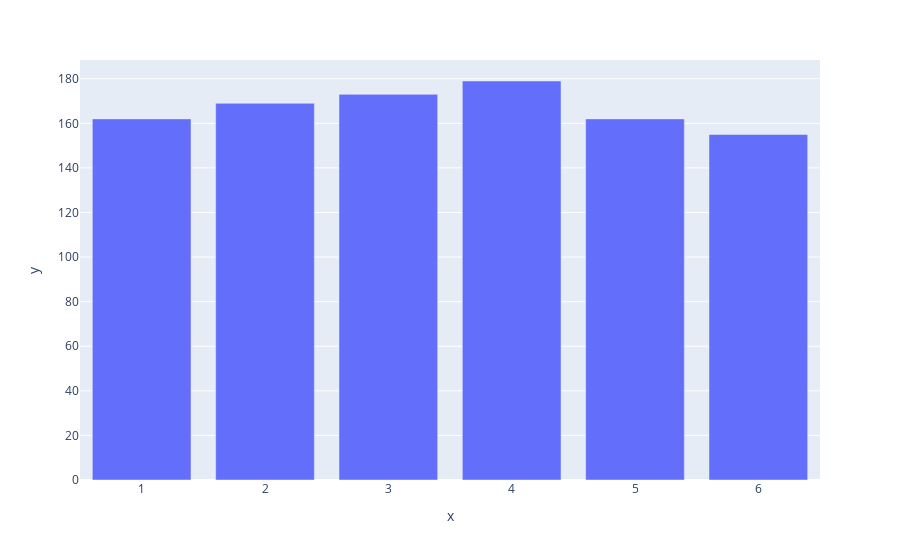

Source (notebook cell):
### Code cell
## 这里显示不出来
## 单独py文件可以执行。会在浏览器中展示
import plotly.express as px

# Create a D6.
die = Die()

# Make some rolls, and store results in a list.
results = []
for roll_num in range(1000):
    result = die.roll()
    results.append(result)

# Analyze the results.
frequencies = []
poss_results = range(1, die.num_sides+1)
for value in poss_results:
    frequency = results.count(value)
    frequencies.append(frequency)

# Visualize the results.
fig = px.bar(x=poss_results, y=frequencies)
fig.show()

### Figure 1 — Plotly figure (JSON) as saved in the notebook; plotly's stock layout.template omitted (floating-point values rounded to 4 significant figures)
{"data": [{"hovertemplate": "x=%{x}<br>y=%{y}<extra></extra>", "legendgroup": "", "marker": {"color": "#636efa", "pattern": {"shape": ""}}, "name": "", "orientation": "v", "showlegend": false, "textposition": "auto", "type": "bar", "x": [1, 2, 3, 4, 5, 6], "xaxis": "x", "y": [162, 169, 173, 179, 162, 155], "yaxis": "y"}], "layout": {"barmode": "relative", "legend": {"tracegroupgap": 0}, "margin": {"t": 60}, "xaxis": {"anchor": "y", "domain": [0, 1], "title": {"text": "x"}}, "yaxis": {"anchor": "x", "domain": [0, 1], "title": {"text": "y"}}}}
